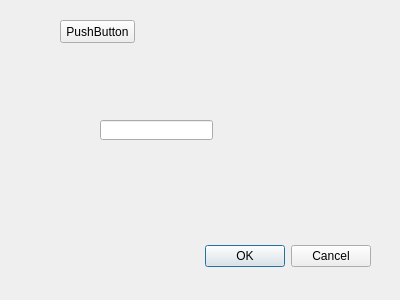
<?xml version="1.0" encoding="UTF-8"?>
<ui version="4.0">
 <class>exampleClassDialogBase</class>
 <widget class="QDialog" name="exampleClassDialogBase">
  <property name="geometry">
   <rect>
    <x>0</x>
    <y>0</y>
    <width>400</width>
    <height>300</height>
   </rect>
  </property>
  <property name="windowTitle">
   <string>examplePlugin</string>
  </property>
  <widget class="QDialogButtonBox" name="button_box">
   <property name="geometry">
    <rect>
     <x>30</x>
     <y>240</y>
     <width>341</width>
     <height>32</height>
    </rect>
   </property>
   <property name="orientation">
    <enum>Qt::Horizontal</enum>
   </property>
   <property name="standardButtons">
    <set>QDialogButtonBox::Cancel|QDialogButtonBox::Ok</set>
   </property>
  </widget>
  <widget class="QPushButton" name="pushButton">
   <property name="geometry">
    <rect>
     <x>60</x>
     <y>20</y>
     <width>75</width>
     <height>23</height>
    </rect>
   </property>
   <property name="text">
    <string>PushButton</string>
   </property>
  </widget>
  <widget class="QLineEdit" name="lineEdit">
   <property name="geometry">
    <rect>
     <x>100</x>
     <y>120</y>
     <width>113</width>
     <height>20</height>
    </rect>
   </property>
  </widget>
 </widget>
 <resources/>
 <connections>
  <connection>
   <sender>button_box</sender>
   <signal>accepted()</signal>
   <receiver>exampleClassDialogBase</receiver>
   <slot>accept()</slot>
   <hints>
    <hint type="sourcelabel">
     <x>20</x>
     <y>20</y>
    </hint>
    <hint type="destinationlabel">
     <x>20</x>
     <y>20</y>
    </hint>
   </hints>
  </connection>
  <connection>
   <sender>button_box</sender>
   <signal>rejected()</signal>
   <receiver>exampleClassDialogBase</receiver>
   <slot>reject()</slot>
   <hints>
    <hint type="sourcelabel">
     <x>20</x>
     <y>20</y>
    </hint>
    <hint type="destinationlabel">
     <x>20</x>
     <y>20</y>
    </hint>
   </hints>
  </connection>
 </connections>
</ui>
